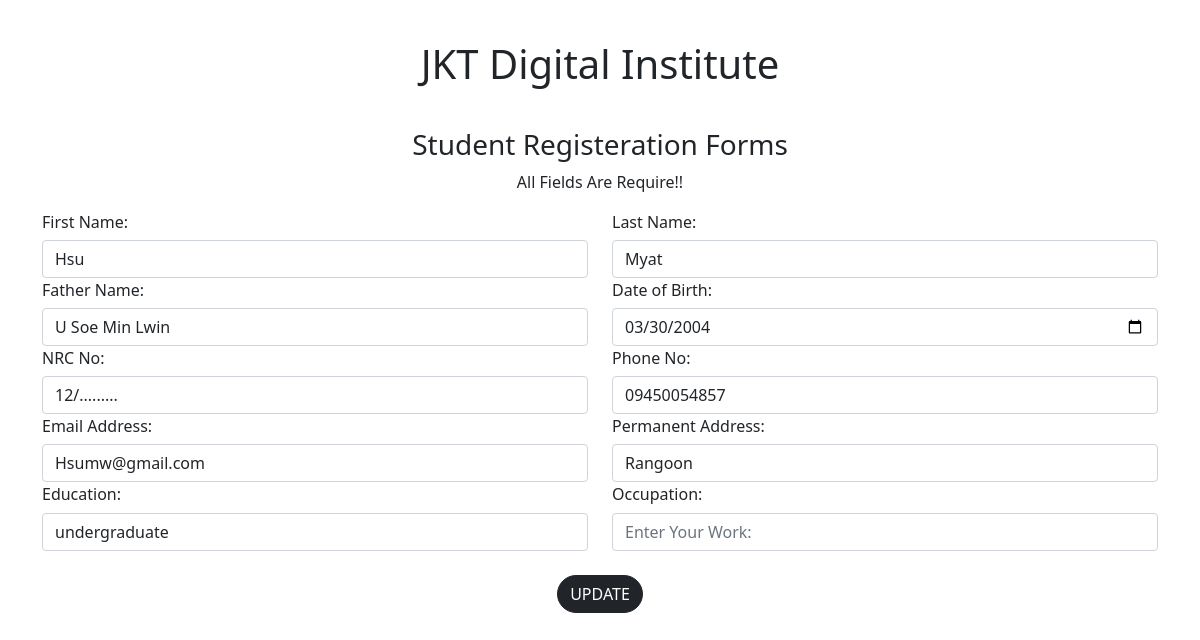
/list/update/2, run on the app's committed database.
### polls/models.py (models this page shows)
class Polls(models.Model):
  firstname = models.CharField(max_length=255)
  lastname = models.CharField(max_length=255)
  fathername = models.CharField(max_length=255)
  dateofbirth = models.CharField(max_length=255)
  nrcno = models.CharField(max_length=255)
  contactno = models.CharField(max_length=255)
  email = models.CharField(max_length=255)
  pAddress = models.CharField(max_length=255)
  edu = models.CharField(max_length=255)
  job = models.CharField(max_length=255)

### polls/views.py (the view)
# urls.py: path('list/update/<int:id>', views.update, name='update'),
def update(request, id):
  mypoll = Polls.objects.get(id=id)
  template = loader.get_template('update.html')
  context = {
    'mypoll': mypoll,
  }
  return HttpResponse(template.render(context, request))

### polls/templates/update.html (shortened to what this page needs)
<!DOCTYPE html>
<html lang="en">
<head>
    {% load static %}
      <link href="https://cdn.jsdelivr.net/npm/bootstrap@5.1.3/dist/css/bootstrap.min.css" rel="stylesheet">
      <link rel="stylesheet" type="text/css" href="{% static 'bootstrap.min.css' %}">
      <link rel="stylesheet" type="text/css" href="{% static 'bootstrap.bundle.min' %}">
</head>
<body>
{% block content %}
    <div class="container-fluid p-3 bg-white text-dark text-center">
        <h1>JKT Digital Institute</h1>
      </div>
      <div class="container mt-3 text-center">
        <h3 class="">Student Registeration Forms</h3>
        <p>All Fields Are Require!!</p>
      </div>
      <div class="container mt-3">
        <form action="updaterecord/{{ mypoll.id }}" method="post">
          <div class="row">
            <div class="col">
              <label for=""><h6>First Name: </h6></label>
              <input type="text" class="form-control" placeholder="Enter First Name:" name="first" value="{{ mypoll.firstname }}">
            </div>
            <div class="col">
              <label for=""><h6>Last Name: </h6></label>
              <input type="text"  class="form-control" placeholder="Enter Last Name:" name="last1" value="{{ mypoll.lastname }}">
            </div>
          </div>
          <div class="row">
            <div class="col">
              <label for=""><h6>Father Name: </h6></label>
              <input type="text" class="form-control" placeholder="Enter Father Name:" name="father" value="{{ mypoll.fathername }}">
            </div>
            <div class="col">
              <label for=""><h6>Date of Birth: </h6></label>
              <input type="date" class="form-control" placeholder="Name" name="dob" value="{{ mypoll.dateofbirth }}">
            </div>
          </div>
          <div class="row">
            <div class="col">
              <label for=""><h6>NRC No: </h6></label>
              <input type="text" class="form-control" placeholder="Enter Your NRC No:" name="nrc" value="{{ mypoll.nrcno }}">
            </div>
            <div class="col">
              <label for=""><h6>Phone No: </h6></label>
              <input type="text" class="form-control" placeholder="Enter Your Phone Number: " name="contact" value="{{ mypoll.contactno }}">
            </div>
          </div>
          <div class="row">
            <div class="col">
              <label for=""><h6>Email Address: </h6></label>
              <input type="email" class="form-control" placeholder="Enter Your Email:" name="email" value="{{ mypoll.email }}">
            </div>
            <div class="col">
              <label for=""><h6>Permanent Address: </h6></label>
              <input type="text" class="form-control" placeholder="Enter Your Address:" name="address" value="{{ mypoll.pAddress }}">
            </div>
          </div>
          <div class="row">
            <div class="col">
              <label for=""><h6>Education: </h6></label>
              <input type="text" class="form-control" placeholder="Enter Your Education Level: " name="edu" value="{{ mypoll.edu }}">
            </div>
            <div class="col">
              <label for=""><h6>Occupation: </h6></label>
              <input type="text" class="form-control" placeholder="Enter Your Work: " name="job" value="{{ mypoll.job }}">
            </div>
          </div>
          <div class="row">
              <input class="btn btn-dark text-white mt-4 mb-4" type="submit" value="UPDATE">
          </div>
        </form>
      </div>
{% endblock %}
</body>
</html>

### polls/templates/update.html (style rules this page uses)
.btn { width: auto; margin: auto; border-radius: 20px; }

### data on the page
Polls: first "Hsu", last1 "Myat", father "U Soe Min Lwin", dob "03/30/2004", nrc "12/.........", contact "09450054857", email "Hsumw@gmail.com", address "Rangoon", edu "undergraduate"
